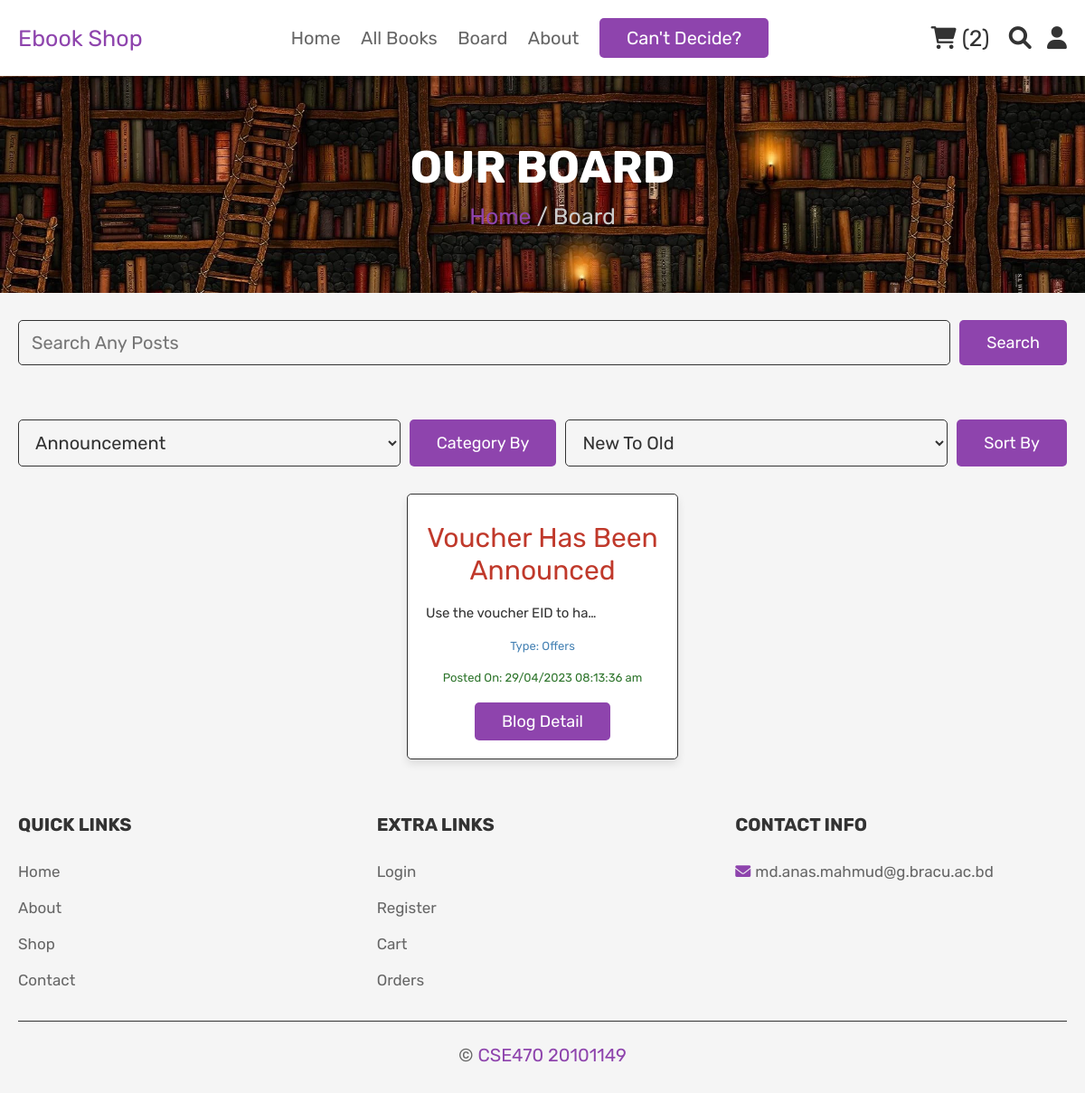
The page /user_blogs.php (signed in) on the database its author committed.
### tables this page shows
CREATE TABLE `admin_news` (
  `id` int(100) NOT NULL,
  `user_id` int(100) NOT NULL,
  `admin_name` varchar(100) NOT NULL,
  `blog_title` text DEFAULT NULL,
  `admin_blog_message` varchar(100) NOT NULL,
  `blog_type` varchar(100) DEFAULT NULL,
  `blog_date` varchar(100) DEFAULT NULL
);

### user_blogs.php (the view, shortened to what this page needs)
<?php
include 'config.php';
?>
<!DOCTYPE html>
<html lang="en">
<head>
   <link rel="stylesheet" href="https://cdnjs.cloudflare.com/ajax/libs/font-awesome/6.0.0/css/all.min.css">
   <link rel="stylesheet" href="css/style.css">
   <link rel="stylesheet" href="css/admin_style.css">
</head>
<body>
<?php include 'header.php'; ?>
<div class="heading">
   <h3 style="color: white;">our board</h3>
   <p style="color: #ccc;"> <a href="home.php">Home</a> / Board </p>
</div>
<section class="search-form">
   <form action="" method="post">
      <input type="text" name="search_blog" placeholder="Search Any Posts" class="box">
      <input type="submit" name="submit_blog_search" value="search" class="btn">
   </form>
</section>
<section class="search-form">
<form action="" method="post">
      <select name="category_buttons" class="box">
         <option value="Announcement">Announcement</option>
      </select>
      <input type="submit" value="Category By" name="blog_category" class="btn">
      <select name="sort_buttons" class="box">
         <option value="blog_date">New To Old</option>
      </select>
      <input type="submit" value="Sort By" name="blog_sort" class="btn">
   </form>
</section>
<section class="show-blogs">
   <div class="box-container">
      <?php
         if((!isset($_POST['blog_category'])) and (!isset($_POST['submit_blog_search'])) and (!isset($_POST['blog_sort']))){
            $select_blogs = mysqli_query($conn, "SELECT * FROM `admin_news`") or die('query failed');
         }
         if(mysqli_num_rows($select_blogs) > 0){
               while($fetch_blogs = mysqli_fetch_assoc($select_blogs)){
                  ?>
                  <form action='' method="post" class="box">
                     <div class="blog_title"><?php echo $fetch_blogs['blog_title']; ?></div>
                     <div class="admin_blog_message" style="max-width: 20ch; white-space: nowrap; overflow: hidden; text-overflow: ellipsis;"><?php echo $fetch_blogs['admin_blog_message']; ?></div>
                     <div class="blog_type">Type: <?php echo $fetch_blogs['blog_type']; ?></div>
                     <div class="blog_date">Posted On: <?php echo $fetch_blogs['blog_date']; ?></div>
                     <a href="user_blogs.php?update=<?php echo $fetch_blogs['id']; ?>" class="btn">Blog Detail</a>
                  </form>
                  <?php
            }
      }
      else{
         echo '<p class="empty">No Blogs Has Been Created Yet.</p>';
      }
      ?>
   </div>
</section>
<?php include 'footer.php'; ?>
</body>
</html>

### css/style.css (style rules this page uses)
:root { --purple:#8e44ad; --red:#c0392b; --orange:#f39c12; --black:#333; --white:#fff; --light-color:#666; --light-white:#ccc; --light-bg:#f5f5f5; --border:.1rem solid var(--black); --box-shadow:0 .5rem 1rem rgba(0,0,0,.1); }
* { font-family: 'Rubik', sans-serif; margin:0; padding:0; box-sizing: border-box; outline: none; border:none; text-decoration: none; transition:all .2s linear; }
html { font-size: 62.5%; overflow-x: hidden; }
section { padding:3rem 2rem; }
.btn, .option-btn, .delete-btn, .white-btn { display: inline-block; margin-top: 1rem; padding:1rem 3rem; cursor: pointer; color:var(--white); font-size: 1.8rem; border-radius: .5rem; text-transform: capitalize; }
.white-btn, .btn { background-color: var(--purple); }
.heading { min-height: 30vh; display: flex; flex-flow: column; align-items: center; justify-content: center; gap:1rem; background: url(../images/heading-bg.webp) no-repeat; background-size: cover; background-position: center; text-align: center; }
.heading h3 { font-size: 5rem; color:var(--black); text-transform: uppercase; }
.heading p { font-size: 2.5rem; color:var(--light-color); }
.heading p a { color:var(--purple); }
.search-form form { max-width: 1200px; margin:0 auto; display: flex; gap:1rem; }
.search-form form .btn { margin-top: 0; }
.search-form form .box { width: 100%; padding:1.2rem 1.4rem; border:var(--border); font-size: 2rem; color:var(--black); background-color: var(--light-bg); border-radius: .5rem; }

### css/admin_style.css (style rules this page uses)
:root { --purple:#8e44ad; --red:#c0392b; --orange:#f39c12; --black:#333; --white:#fff; --light-color:#666; --light-white:#ccc; --light-bg:#f5f5f5; --border:.1rem solid var(--black); --box-shadow:0 .5rem 1rem rgba(0,0,0,.1); }
* { font-family: 'Rubik', sans-serif; margin:0; padding:0; box-sizing: border-box; outline: none; border:none; text-decoration: none; transition:all .2s linear; }
html { font-size: 62.5%; overflow-x: hidden; }
body { background-color: var(--light-bg); }
section { padding:3rem 2rem; }
.btn, .option-btn, .delete-btn, .white-btn { display: inline-block; margin-top: 1rem; padding:1rem 3rem; cursor: pointer; color:var(--white); font-size: 1.8rem; border-radius: .5rem; text-transform: capitalize; }
.white-btn, .btn { background-color: var(--purple); }
.show-blogs { padding-top: 0; }
.show-blogs .box-container .box { text-align: center; padding:2rem; border-radius: .5rem; border:var(--border); box-shadow: var(--box-shadow); background-color: var(--white); }
.show-blogs .box-container { display: grid; grid-template-columns: repeat(auto-fit, 30rem); justify-content: center; gap:1.5rem; max-width: 1200px; margin:0 auto; align-items: flex-start; }
.show-blogs .box-container .box .blog_title { padding:1rem 0; font-size: 3rem; color:var(--red); }
.show-blogs .box-container .box .admin_blog_message { padding:1rem 0; font-size: 1.5rem; color:var(--black); }
.show-blogs .box-container .box .blog_type { padding:1rem 0; font-size: 1.3rem; color:steelblue; }
.show-blogs .box-container .box .blog_date { padding:1rem 0; font-size: 1.3rem; color:rgb(46, 117, 44); }

### rows shown on the page
admin_news: blog_title "Voucher Has Been Announced", admin_blog_message "Use the voucher EID to ha…", blog_type "Offers", blog_date "29/04/2023 08:13:36 am"

### other values the page prints
$cart_rows_number "2"
